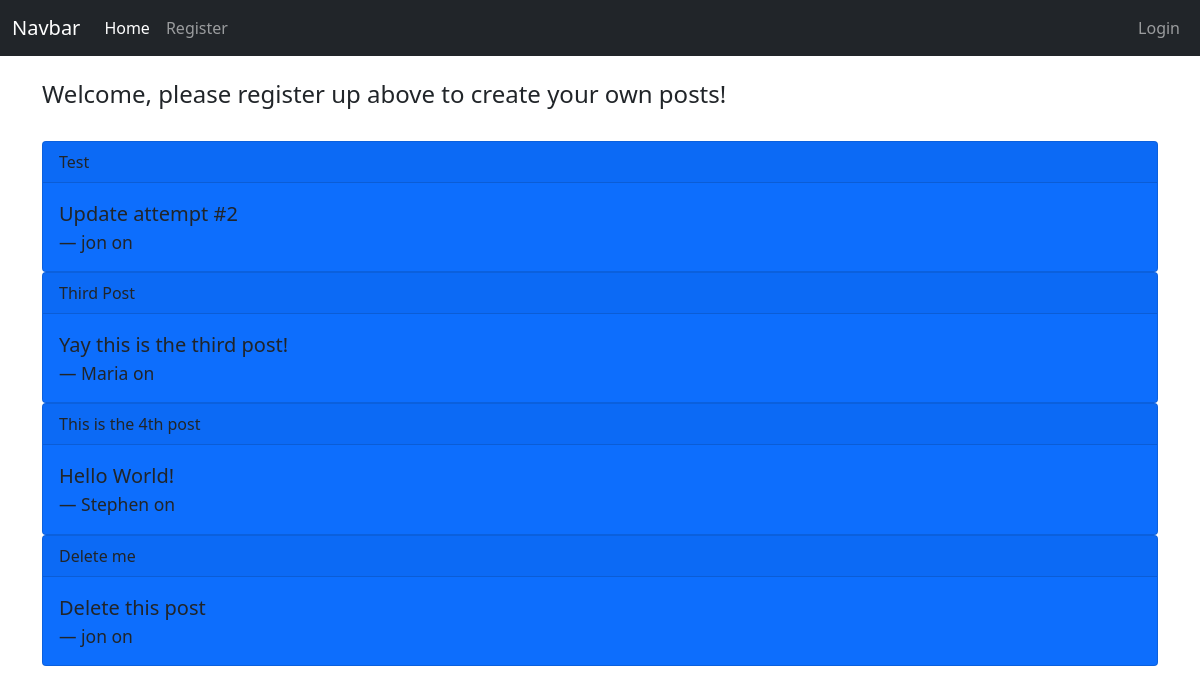
Before: / with the older database file.
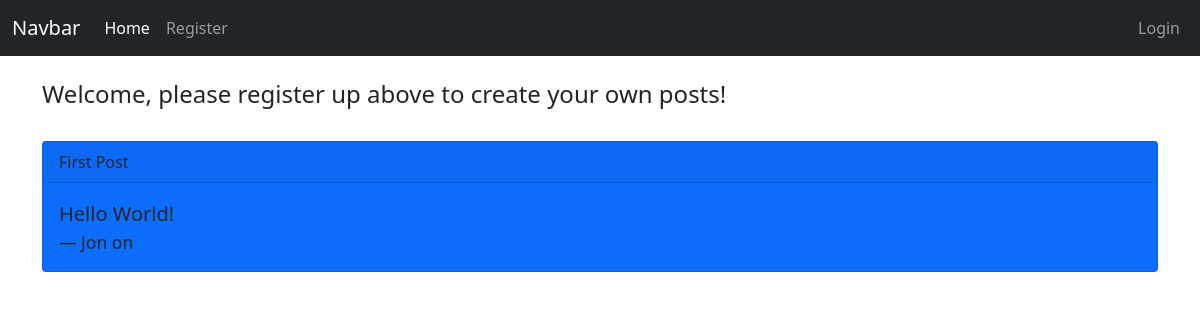
After: the same page with the newer database file.
### app/models.py (models this page shows, shortened)
class Post(db.Model):
    id = db.Column(db.Integer, primary_key=True)
    title = db.Column(db.String(200))
    content = db.Column(db.String(300))
    date_created = db.Column(db.Integer, nullable=False, default=datetime.utcnow)
    user_id = db.Column(db.Integer, db.ForeignKey('user.id'), nullable=False)

class User(db.Model, UserMixin):
    id = db.Column(db.Integer, primary_key=True)
    username = db.Column(db.String(150), nullable=False, unique=True)
    email = db.Column(db.String(150), nullable=False, unique=True)
    password = db.Column(db.String(256), nullable=False)
    posts = db.relationship('Post', backref='author', lazy=True)
    contacts = db.relationship('Contact', backref='creator', lazy=True)

### app/routes.py (the view)
@app.route('/')
def index():
    title = 'Coding Temple Class'
    posts = Post.query.all()
    return render_template('index.html', title=title, posts=posts)

### app/templates/index.html (shortened to what this page needs)
{% extends 'base.html' %}
{% block content %}
{% if current_user.is_authenticated %}
    <h4>Welcome {{ current_user.username }}</h4>
{% else %}
    <h4>Welcome, please register up above to create your own posts!</h4>
{% endif %}
{% for p in posts %}
    <div class="card bg-primary text-dark">
        <div class="card-header">
        {{ p.title }}
        </div>
        <div class="card-body">
        <blockquote class="blockquote mb-0">
            <p>{{ p.content }}</p>
            <footer class="blockquote-footer text-dark">{{ p.author.username }} on <cite title="Source Title"></cite></footer>
        </blockquote>
        </div>
    </div>
{% endfor %}
{% endblock %}

### app/templates/base.html (shortened to what this page needs)
<!DOCTYPE html>
<html lang="en">
    <head>
        <link rel="stylesheet" href="https://cdnjs.cloudflare.com/ajax/libs/twitter-bootstrap/5.1.0/css/bootstrap.min.css">
        <link rel="stylesheet" href="https://cdnjs.cloudflare.com/ajax/libs/font-awesome/5.15.4/css/all.min.css">
    </head>
    <body>
        {% include 'nav.html' %}
        <div class="container">
            {% block content %}
            {% endblock %}
        </div>
    </body>
</html>

### app/templates/nav.html (shortened to what this page needs)
<nav class="navbar navbar-expand-lg navbar-dark bg-dark">
  <div class="container-fluid">
    <a class="navbar-brand" href="#">Navbar</a>
    <div class="collapse navbar-collapse" id="navbarSupportedContent">
      <ul class="navbar-nav me-auto mb-2 mb-lg-0">
        <li class="nav-item">
          <a class="nav-link active" aria-current="page" href="/">Home</a>
        </li>
        {% if current_user.is_authenticated %}
        <li class="nav-item">
          <a class="nav-link" href="/products">Products</a>
        </li>
        <li class="nav-item">
          <a class="nav-link" href="/createpost">Create Post</a>
        </li>
        <li class="nav-item">
          <a class="nav-link" href="/heroes">Heroes</a>
        </li>
        <li class="nav-item">
          <a class="nav-link" href="/phonebook">PhoneBook</a>
        </li>
        {% else %}
        <li class="nav-item">
          <a class="nav-link" href="/register">Register</a>
        </li>
        {% endif %}
      </ul>
      <ul class="navbar-nav ms-auto">
        {% if current_user.is_authenticated %}
        <li class="nav-item dropdown">
          <a class="nav-link dropdown-toggle" href="#" id="navbarDropdown" role="button" data-bs-toggle="dropdown" aria-expanded="false">
            Dropdown
          </a>
          <ul class="dropdown-menu dropdown-menu-end" aria-labelledby="navbarDropdown">
            <li><a class="dropdown-item" href="{{ url_for('my_account') }}">My Account</a></li>
            <li><a class="dropdown-item" href="{{ url_for('my_posts') }}">My Posts</a></li>
            <li><a class="dropdown-item" href="{{ url_for('my_contacts') }}">My Contacts</a></li>
            <li><hr class="dropdown-divider"></li>
            <li><a class="dropdown-item" href="/logout">Logout</a></li>
          </ul>
        </li>
        {% else %}
        <li class="nav-item">
          <a class="nav-link" href="/login">Login</a>
        </li>
        {% endif %}
      </ul>
    </div>
  </div>
</nav>

Changed rows visible on the page:
removed Post: title "Test", content "Update attempt #2", author.username "jon"
removed Post: title "Third Post", content "Yay this is the third post!", author.username "Maria"
removed Post: title "This is the 4th post", content "Hello World!", author.username "Stephen"
removed Post: title "Delete me", content "Delete this post", author.username "jon"
added Post: title "First Post", content "Hello World!", author.username "Jon"
